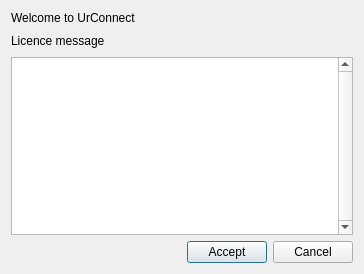
<?xml version="1.0" encoding="UTF-8"?>
<ui version="4.0">
 <class>CLicenceDialog</class>
 <widget class="QDialog" name="CLicenceDialog">
  <property name="geometry">
   <rect>
    <x>0</x>
    <y>0</y>
    <width>364</width>
    <height>274</height>
   </rect>
  </property>
  <property name="windowTitle">
   <string>UrConnect</string>
  </property>
  <layout class="QVBoxLayout" name="verticalLayout_2">
   <item>
    <widget class="QLabel" name="label">
     <property name="text">
      <string>Welcome to UrConnect</string>
     </property>
    </widget>
   </item>
   <item>
    <layout class="QVBoxLayout" name="verticalLayout">
     <item>
      <layout class="QHBoxLayout" name="horizontalLayout">
       <item>
        <widget class="QLabel" name="c_message">
         <property name="text">
          <string>Licence message</string>
         </property>
         <property name="textFormat">
          <enum>Qt::AutoText</enum>
         </property>
        </widget>
       </item>
       <item>
        <spacer name="horizontalSpacer">
         <property name="orientation">
          <enum>Qt::Horizontal</enum>
         </property>
         <property name="sizeHint" stdset="0">
          <size>
           <width>40</width>
           <height>20</height>
          </size>
         </property>
        </spacer>
       </item>
      </layout>
     </item>
     <item>
      <widget class="QTextEdit" name="c_agreement">
       <property name="verticalScrollBarPolicy">
        <enum>Qt::ScrollBarAlwaysOn</enum>
       </property>
       <property name="readOnly">
        <bool>true</bool>
       </property>
      </widget>
     </item>
    </layout>
   </item>
   <item>
    <layout class="QHBoxLayout" name="horizontalLayout_2">
     <item>
      <spacer name="horizontalSpacer_2">
       <property name="orientation">
        <enum>Qt::Horizontal</enum>
       </property>
       <property name="sizeHint" stdset="0">
        <size>
         <width>40</width>
         <height>20</height>
        </size>
       </property>
      </spacer>
     </item>
     <item>
      <widget class="QPushButton" name="c_ok">
       <property name="text">
        <string>Accept</string>
       </property>
      </widget>
     </item>
     <item>
      <widget class="QPushButton" name="c_cancel">
       <property name="text">
        <string>Cancel</string>
       </property>
      </widget>
     </item>
    </layout>
   </item>
  </layout>
 </widget>
 <resources/>
 <connections>
  <connection>
   <sender>c_ok</sender>
   <signal>clicked()</signal>
   <receiver>CLicenceDialog</receiver>
   <slot>OnOK()</slot>
   <hints>
    <hint type="sourcelabel">
     <x>189</x>
     <y>246</y>
    </hint>
    <hint type="destinationlabel">
     <x>64</x>
     <y>229</y>
    </hint>
   </hints>
  </connection>
  <connection>
   <sender>c_cancel</sender>
   <signal>clicked()</signal>
   <receiver>CLicenceDialog</receiver>
   <slot>OnCancel()</slot>
   <hints>
    <hint type="sourcelabel">
     <x>270</x>
     <y>240</y>
    </hint>
    <hint type="destinationlabel">
     <x>343</x>
     <y>234</y>
    </hint>
   </hints>
  </connection>
 </connections>
 <slots>
  <slot>OnOK()</slot>
  <slot>OnCancel()</slot>
 </slots>
</ui>
